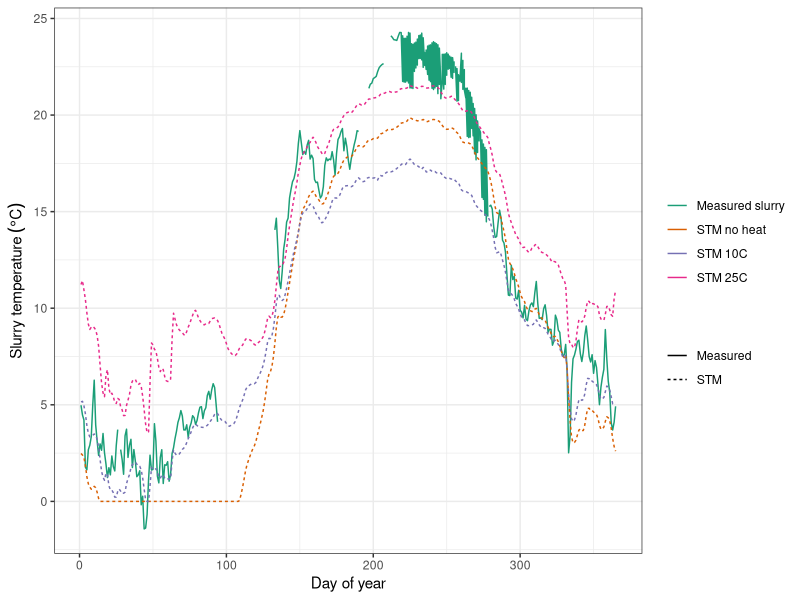
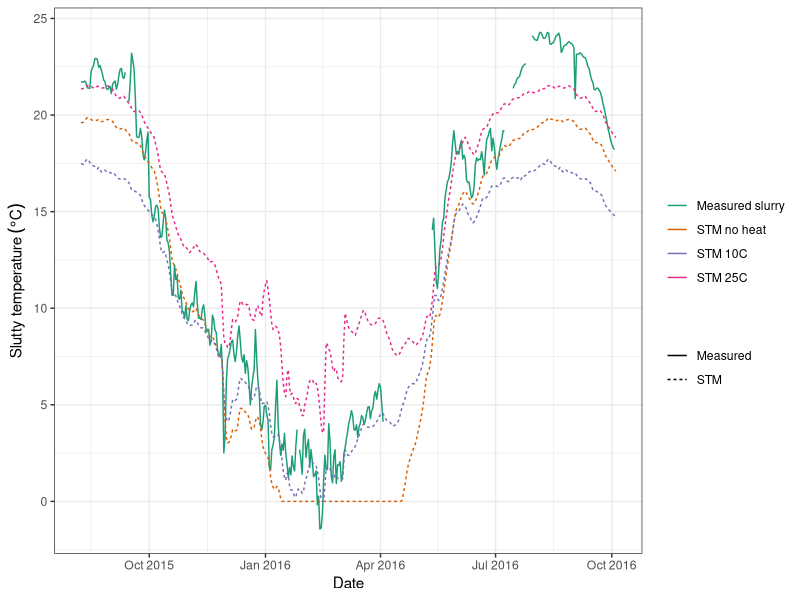
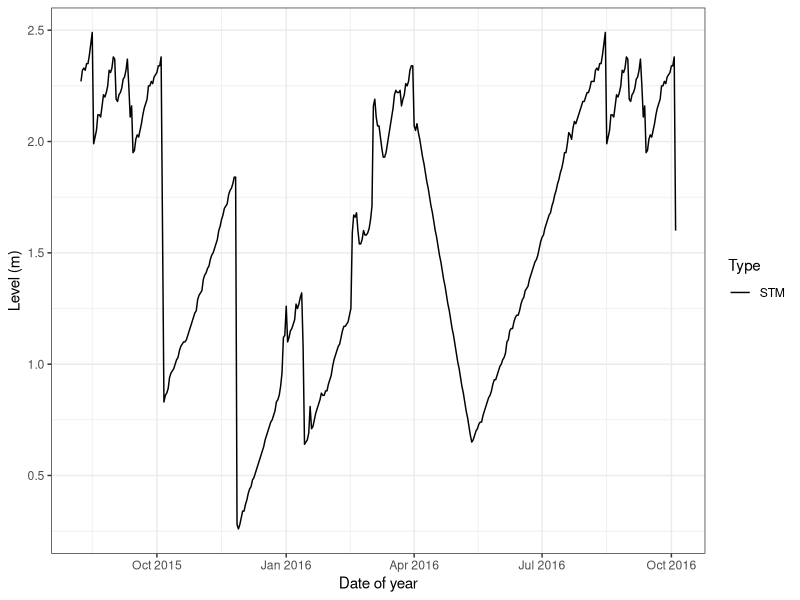
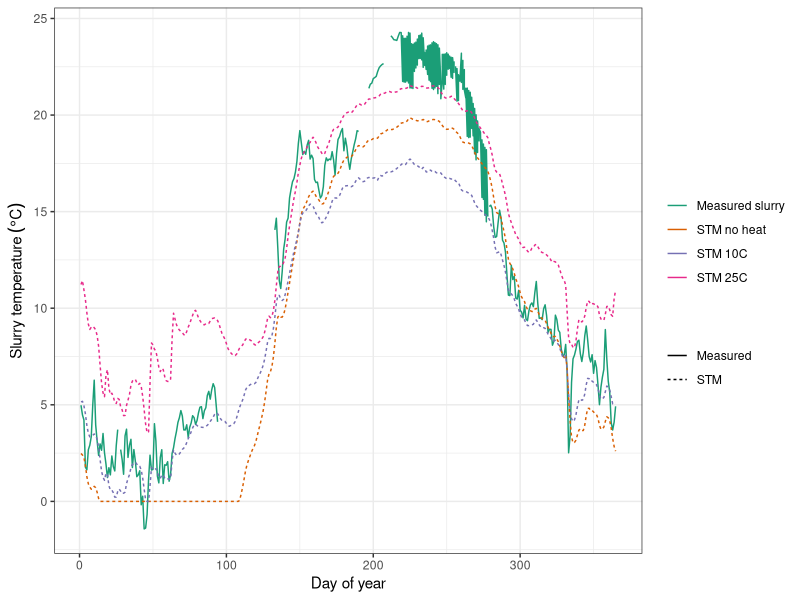
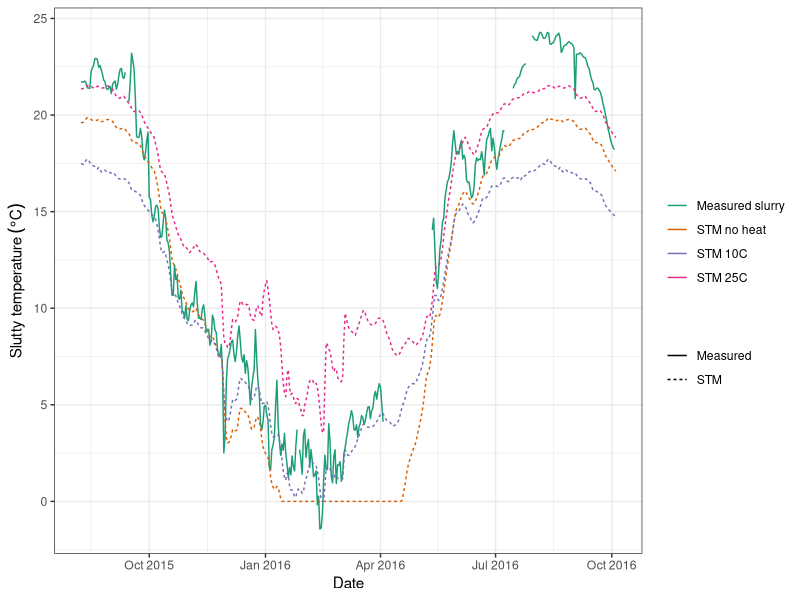
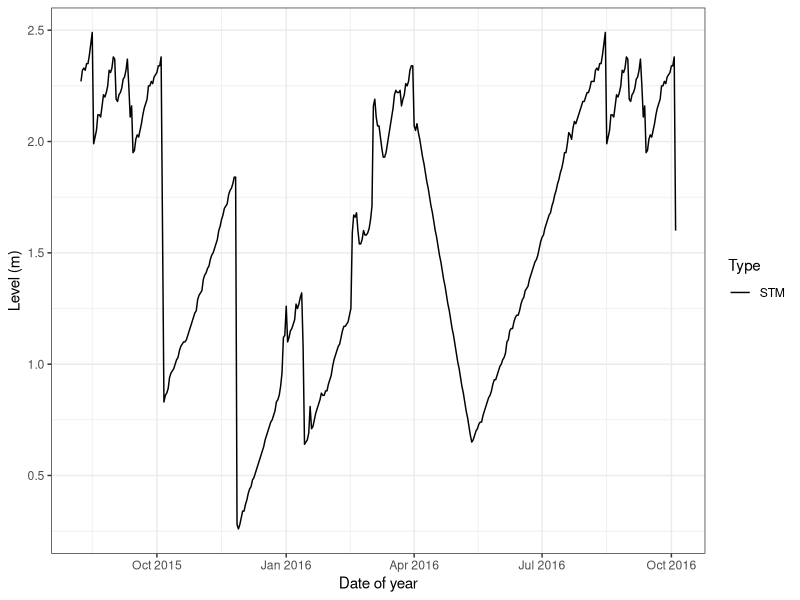

Recreate these plots in R, in order.
# Plot measured and STM temperatures

library(ggplot2)

meas <- read.csv('measured_slurry_temp.csv')
nh <- read.csv('noheat_temp.csv', skip = 2)
c10 <- read.csv('constant10_temp.csv', skip = 2)
c25 <- read.csv('constant25_temp.csv', skip = 2)

meas$date <- as.POSIXct(paste(meas$year, meas$doy), format = '%Y %j')

nh$variable <- 'STM no heat'
c10$variable <- 'STM 10C'
c25$variable <- 'STM 25C'

mod <- rbind(nh, c10, c25)
mod$Type <- 'STM'

mod$year <- mod$year + 2012
mod$date <- as.POSIXct(paste(mod$year, mod$doy), format = '%Y %j')

mod <- subset(mod, date >= min(meas$date) & date <= max(meas$date))

meas$variable = 'Measured slurry'
meas$Type <- 'Measured'

head(meas)

mod$value <- mod$slurry_temp
dl <- rbind(meas[, c('date', 'doy', 'variable', 'value', 'Type')], mod[, c('date', 'doy', 'variable', 'value', 'Type')]) 
#mod$variable = 'Air'
#mod$value <- mod$air_temp
#dl <- rbind(dl, mod[, c('date', 'doy', 'variable', 'value')]) 

dl$variable <- factor(dl$variable, levels = c('Measured slurry', 'STM no heat', 'STM 10C', 'STM 25C'))

ggplot(dl, aes(doy, value, colour = variable)) +
  geom_line(aes(lty = Type)) +
  labs(x = 'Day of year', y = expression('Slurry temperature'~(degree*C)), 
       colour = '', lty = '') +
  theme_bw() +
  scale_color_brewer(palette = 'Dark2') +
  theme(legend.position = 'right')
ggsave('plots/ex6_ave_stor_temp_doy.pdf', height = 3, width = 5)

ggplot(dl, aes(date, value, colour = variable)) +
  geom_line(aes(lty = Type)) +
  labs(x = 'Date', y = expression('Slutty temperature'~(degree*C)), 
       colour = '', lty = '') +
  theme_bw() +
  scale_color_brewer(palette = 'Dark2') +
  theme(legend.position = 'right')
ggsave('plots/ex6_ave_stor_temp_date.pdf', height = 3, width = 5)

ggplot(mod, aes(date, slurry_depth)) +
  geom_line(aes(lty = Type)) +
  labs(x = 'Date of year', y = 'Level (m)') +
  theme_bw() +
  scale_color_brewer(palette = 'Dark2') +
  theme(legend.position = 'right')
ggsave('plots/ex6_level_date.pdf', height = 3, width = 5)
